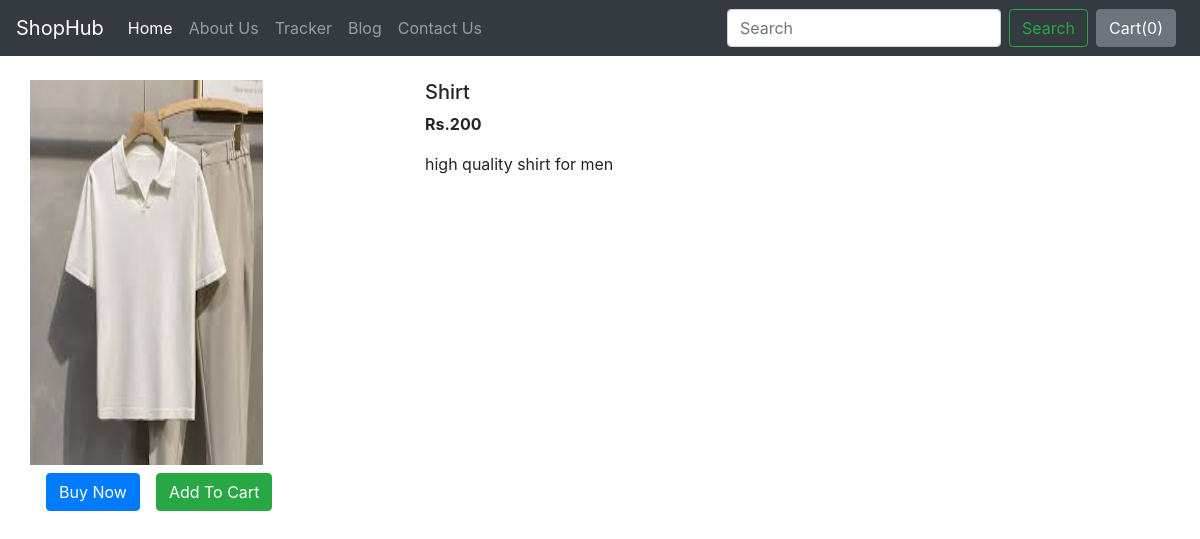
Page /shop/products/6 on the committed database.
### shop/models.py (models this page shows, shortened)
class Product(models.Model):
    product_name = models.CharField(max_length=100)
    category = models.CharField(max_length=100, default="")
    subcategory = models.CharField(max_length=100, default="")
    price=models.IntegerField(default=0)
    description = models.CharField(max_length=300)
    publish_date = models.DateField()
    image = models.ImageField(upload_to="shop/images", default="")

### shop/views.py (the view)
# urls.py: path("products/<int:myid>", views.productView, name="ProductView"),
def productView(request, myid):
    product = Product.objects.filter(id=myid)
    return render(request, 'shop/prodView.html', {'product':product[0]})

### shop/templates/shop/prodView.html (shortened to what this page needs)
{% extends 'shop/basic.html' %}
{% block body %}
<div class="container my-4">
    <div class="row">
    <div class="col-md-4">
    <div class="row">
        <img src="/media/{{product.image}}" width="233px" height="385px">
    </div>
        <div class="row">
            <button class="btn btn-primary mx-3 mt-2 ">Buy Now</button>
            <button type="button" class="btn btn-success mt-2">Add To Cart</button>
        </div>
    </div>
    <div class="col-md-8">
        <h5>{{product.product_name}}</h5>
        <p><b>Rs.{{product.price}} </b></p>
        <p>{{product.description}}</p>
    </div>
    </div>
</div>
{% endblock %}

### rows in the picture
Product: image (picture), product_name "Shirt", price "200", description "high quality shirt for men"
